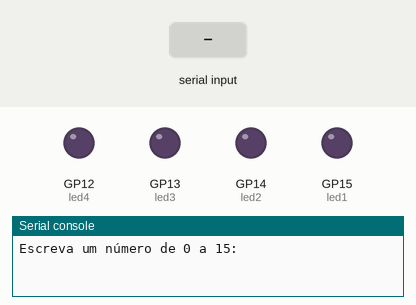
Simulated run of this program. Board: Raspberry Pi Pico running MicroPython. Shown: output pins drawn as LEDs (lit = HIGH), the last lines printed to the serial console. Wiring (from the project's diagram.json): purple LED on GP12, purple LED on GP13, purple LED on GP14, purple LED on GP15. Inputs (shaded band) come from the test bench.

Above: at 1.2 s.
1.3 s: "5" typed at the serial console, then Enter
At 1.6 s:
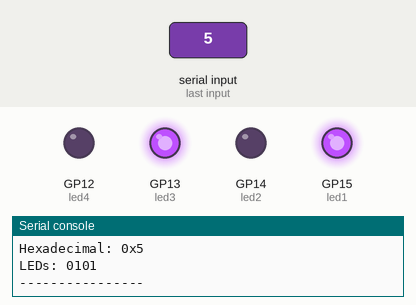
2.8 s: "1" typed at the serial console, then Enter
At 3.9 s:
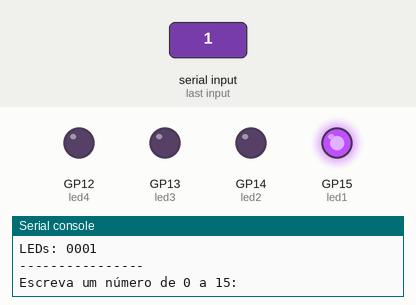
4.3 s: "0" typed at the serial console, then Enter
At 5.1 s:
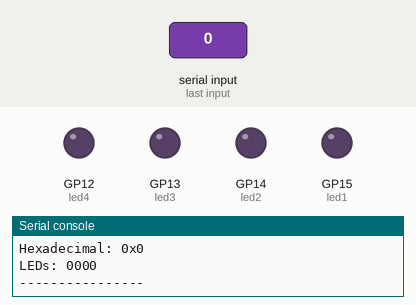
Timing chart, 0 to 7.3 s (numbered marks = the images above; inputs shaded):
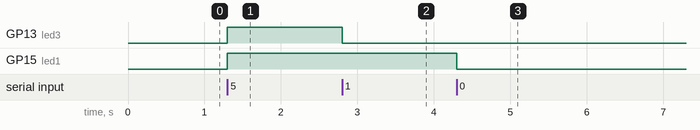

The program:

main.py
```python
from machine import Pin
from time import sleep

led1 = Pin(15, Pin.OUT)
led2 = Pin(14, Pin.OUT)
led3 = Pin(13, Pin.OUT)
led4 = Pin(12, Pin.OUT)


# Binários de 0 até 15
binarios = [
    "0000", "0001", "0010", "0011",
    "0100", "0101", "0110", "0111",
    "1000", "1001", "1010", "1011",
    "1100", "1101", "1110", "1111"
]

while True:
    numero = int(input('Escreva um número de 0 a 15: '))
    if 0 <= numero < 16:

        binario = binarios[numero]

        print("Decimal:", numero)
        print("Binário:", binario)
        print("Hexadecimal:", hex(numero))
        print("LEDs:", binario)
        print("----------------")

        led1.value(int(binario[3]))
        led2.value(int(binario[2]))
        led3.value(int(binario[1]))
        led4.value(int(binario[0]))

        sleep(1)
    else:
        print('Valor Inválido')
```

Measured:
- after the input at 1.3 s, GP13 (led3), GP15 (led1): LOW → HIGH at once
- after the input at 2.8 s, GP13 (led3): HIGH → LOW at once
- after the input at 4.3 s, GP15 (led1): HIGH → LOW at once
